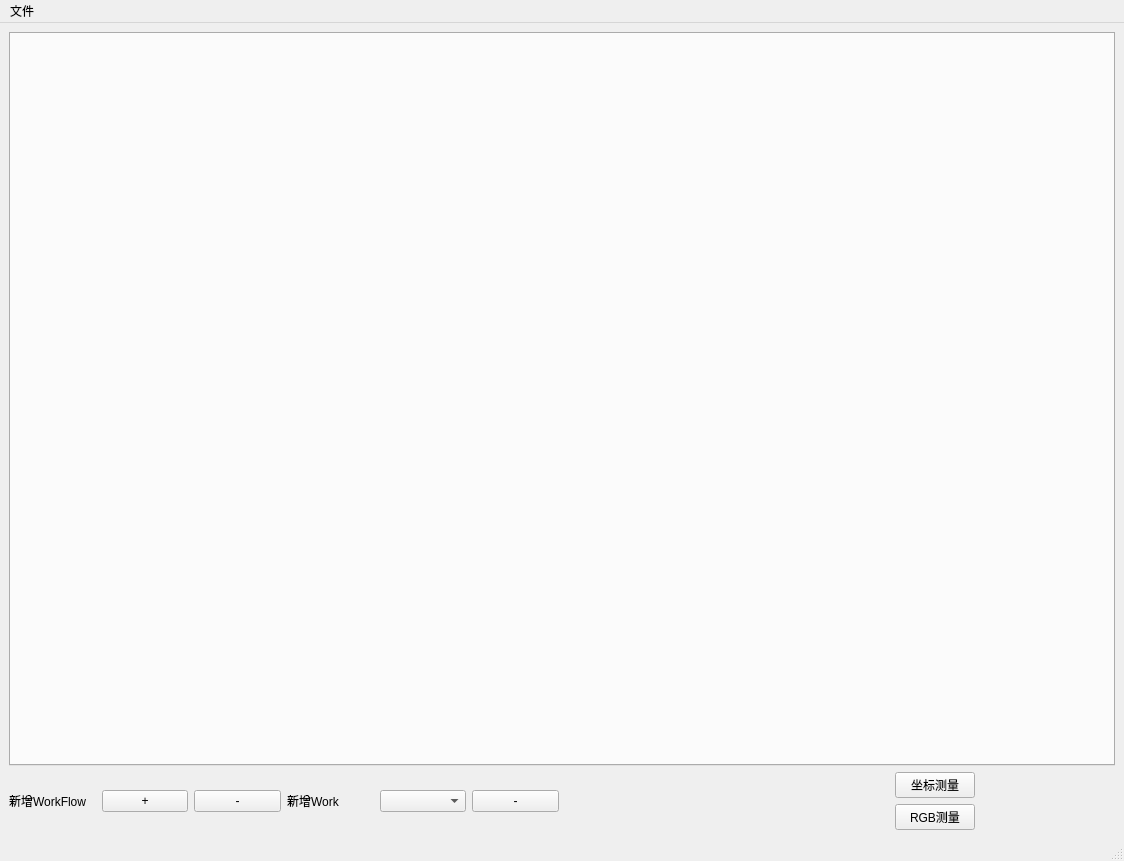
<?xml version="1.0" encoding="UTF-8"?>
<ui version="4.0">
 <class>MainWindow</class>
 <widget class="QMainWindow" name="MainWindow">
  <property name="geometry">
   <rect>
    <x>0</x>
    <y>0</y>
    <width>1124</width>
    <height>861</height>
   </rect>
  </property>
  <property name="windowTitle">
   <string>Workflow Editor</string>
  </property>
  <widget class="QWidget" name="centralwidget">
   <layout class="QVBoxLayout" name="verticalLayout">
    <item>
     <widget class="QTabWidget" name="tabWidget">
      <property name="currentIndex">
       <number>-1</number>
      </property>
     </widget>
    </item>
    <item>
     <layout class="QHBoxLayout" name="horizontalLayout_2" stretch="5,3,2">
      <item>
       <layout class="QHBoxLayout" name="horizontalLayout">
        <item>
         <widget class="QLabel" name="label_add_workflow">
          <property name="text">
           <string>新增WorkFlow</string>
          </property>
         </widget>
        </item>
        <item>
         <widget class="QPushButton" name="pushButton_add_workflow">
          <property name="text">
           <string>+</string>
          </property>
         </widget>
        </item>
        <item>
         <widget class="QPushButton" name="pushButton_remove_workflow">
          <property name="text">
           <string>-</string>
          </property>
         </widget>
        </item>
        <item>
         <widget class="QLabel" name="label_add_work">
          <property name="text">
           <string>新增Work</string>
          </property>
         </widget>
        </item>
        <item>
         <widget class="QComboBox" name="comboBox_add_work"/>
        </item>
        <item>
         <widget class="QPushButton" name="pushButton_remove_work">
          <property name="text">
           <string>-</string>
          </property>
         </widget>
        </item>
       </layout>
      </item>
      <item>
       <spacer name="horizontalSpacer">
        <property name="orientation">
         <enum>Qt::Horizontal</enum>
        </property>
        <property name="sizeHint" stdset="0">
         <size>
          <width>40</width>
          <height>20</height>
         </size>
        </property>
       </spacer>
      </item>
      <item>
       <layout class="QGridLayout" name="gridLayout" columnstretch="1,2">
        <item row="0" column="0">
         <widget class="QPushButton" name="pushButton_position_measurement">
          <property name="text">
           <string>坐标测量</string>
          </property>
         </widget>
        </item>
        <item row="0" column="1">
         <widget class="QLabel" name="label_position_measurement">
          <property name="text">
           <string/>
          </property>
         </widget>
        </item>
        <item row="1" column="0">
         <widget class="QPushButton" name="pushButton_rgb_measurement">
          <property name="text">
           <string>RGB测量</string>
          </property>
         </widget>
        </item>
        <item row="1" column="1">
         <widget class="QLabel" name="label_rgb_measurement">
          <property name="text">
           <string/>
          </property>
         </widget>
        </item>
       </layout>
      </item>
     </layout>
    </item>
   </layout>
  </widget>
  <widget class="QMenuBar" name="menubar">
   <property name="geometry">
    <rect>
     <x>0</x>
     <y>0</y>
     <width>1124</width>
     <height>26</height>
    </rect>
   </property>
   <widget class="QMenu" name="menu">
    <property name="title">
     <string>文件</string>
    </property>
    <addaction name="action_open_workflow"/>
    <addaction name="action_save_workflow"/>
   </widget>
   <addaction name="menu"/>
  </widget>
  <widget class="QStatusBar" name="statusbar"/>
  <action name="action_open_workflow">
   <property name="text">
    <string>打开WorkFlow</string>
   </property>
  </action>
  <action name="action_save_workflow">
   <property name="text">
    <string>保存WorkFlow</string>
   </property>
  </action>
 </widget>
 <resources/>
 <connections/>
</ui>
